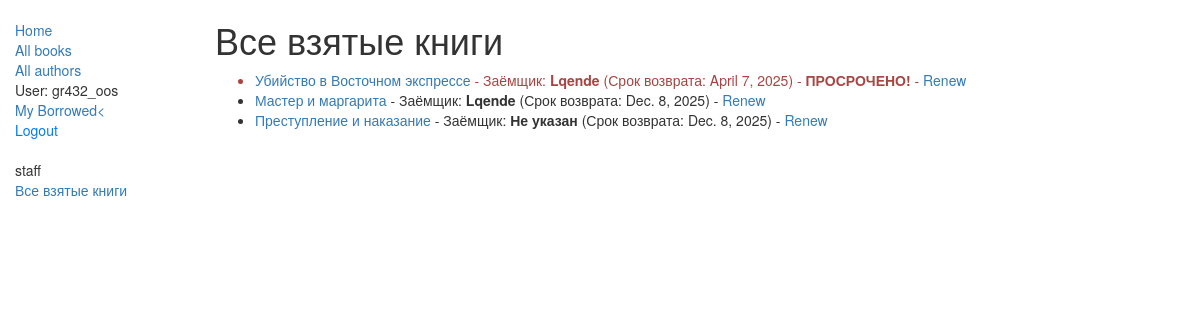
Page /catalog/all-borrowed/ (signed in) on the committed database.
### catalog/models.py (models this page shows, shortened)
class BookInstance(models.Model):
    id = models.UUIDField(primary_key=True, default=uuid.uuid4, help_text="Unique ID for this particular book across whole library")
    book = models.ForeignKey('Book', on_delete=models.SET_NULL, null=True)
    imprint = models.CharField(max_length=200)
    due_back = models.DateField(null=True, blank=True)
    borrower = models.ForeignKey(User, on_delete=models.SET_NULL, null=True, blank=True)
    LOAN_STATUS = (
        ('m', 'Maintenance'),
        ('o', 'On loan'),
        ('a', 'Available'),
        ('r', 'Reserved'),
    )
    status = models.CharField(max_length=1, choices=LOAN_STATUS, blank=True, default='m', help_text='Book availability')
    @property
    def is_overdue(self):
        if self.due_back and date.today() > self.due_back:
            return True
        return False
    class Meta:
        ordering = ["due_back"]
        permissions = [
            ("can_mark_returned", "Can mark book as returned"),
        ]

class Book(models.Model):
    title = models.CharField(max_length=200)
    author = models.ForeignKey('Author', on_delete=models.SET_NULL, null=True)
    summary = models.TextField(max_length=1000, help_text="Enter a brief description of the book")
    isbn = models.CharField('ISBN',max_length=13, help_text='13 Character <a href="https://www.isbn-international.org/content/what-isbn">ISBN number</a>')
    genre = models.ManyToManyField(Genre, help_text="Select a genre for this book")
    def display_genre(self):
        """
        Creates a string for the Genre. This is required to display genre in Admin.
        """
        return ', '.join([genre.name for genre in self.genre.all()[:3]])
    display_genre.short_description = 'Genre'

### catalog/views.py (the view)
# urls.py: path('all-borrowed/', views.AllBorrowedBooksListView.as_view(), name='all-borrowed'),
class AllBorrowedBooksListView(LoginRequiredMixin, UserPassesTestMixin, generic.ListView):
    model = BookInstance
    template_name = 'catalog/bookinstance_list_all_borrowed.html'
    paginate_by = 10
    def test_func(self):
        return self.request.user.is_staff
    def get_queryset(self):
        return BookInstance.objects.filter(
            status__exact='o'
        ).order_by('due_back')

### catalog/templates/catalog/bookinstance_list_all_borrowed.html
{% extends "base_generic.html" %}
{% block content %}
    <h1>Все взятые книги</h1>
    {% if bookinstance_list %}
    <ul>
        {% for bookinst in bookinstance_list %}
        <li class="{% if bookinst.is_overdue %}text-danger{% endif %}">
            <a href="{% url 'book-detail' bookinst.book.pk %}">{{ bookinst.book.title }}</a>
            - Заёмщик: <strong>{{ bookinst.borrower.get_username|default:"Не указан" }}</strong>
            (Срок возврата: {{ bookinst.due_back }})
            {% if bookinst.is_overdue %}
                - <strong>ПРОСРОЧЕНО!</strong>
            {% endif %}
            {% if perms.catalog.can_mark_returned %}
                - <a href="{% url 'renew-book-librarian' bookinst.id %}">Renew</a>
            {% endif %}
        </li>
        {% endfor %}
    </ul>
    {% else %}
        <p>В настоящее время нет взятых книг.</p>
    {% endif %}
{% endblock %}

### catalog/templates/base_generic.html (shortened to what this page needs)
<!doctype html>
<html lang="en">
  <head>
    <link
      rel="stylesheet"
      href="https://maxcdn.bootstrapcdn.com/bootstrap/3.3.7/css/bootstrap.min.css" />
    {% load static %}
    <link rel="stylesheet" href="{% static 'css/styles.css' %}" />
  </head>
  <body>
    <div class="container-fluid">
      <div class="row">
        <div class="col-sm-2">
          {% block sidebar %}
            <ul class="sidebar-nav">
              <li><a href="{% url 'index' %}">Home</a></li>
              <li><a href="{% url 'books' %}">All books</a></li>
              <li><a href="{% url 'authors' %}">All authors</a></li>
              {% if user.is_authenticated %}
                <li>User: {{ user.get_username }}</li>
                <li><a href="{% url 'my-borrowed' %}">My Borrowed<</a></li>
                <li>
                  <form method="post" action="{% url 'logout' %}" style="display: inline;">
                  <button type="submit" style="background: none; border: none; color: #007bff; padding: 0; cursor: pointer;">
                      Logout
                  </button>
                  </form>
                </li>
              {% if user.is_staff %}
              <ul class="sidebar-nav">
                <li>staff</li>
                <li><a href="{% url 'all-borrowed' %}">Все взятые книги</a></li>
                {% endif %}
              {% else %}
                <li><a href="{% url 'login'%}?next={{request.path}}">Login</a></li>
              {% endif %}
            </ul>
           </ul>
          {% endblock %}
        </div>
        <div class="col-sm-10 ">{% block content %}{% endblock %}
        </div>
      </div>
    </div>
  </body>
</html>

### catalog/static/css/styles.css (style rules this page uses)
.sidebar-nav { margin-top: 20px; padding: 0; list-style: none; }

### rows in the picture
BookInstance: book "Убийство в Восточном экспрессе", borrower.get_username "Lqende", due_back "April 7, 2025", shows "ПРОСРОЧЕНО!"
BookInstance: book "Мастер и маргарита", borrower.get_username "Lqende", due_back "Dec. 8, 2025"
BookInstance: book "Преступление и наказание", borrower.get_username "Не указан", due_back "Dec. 8, 2025"

### other values in the picture
{{ user.get_username }} "gr432_oos"
